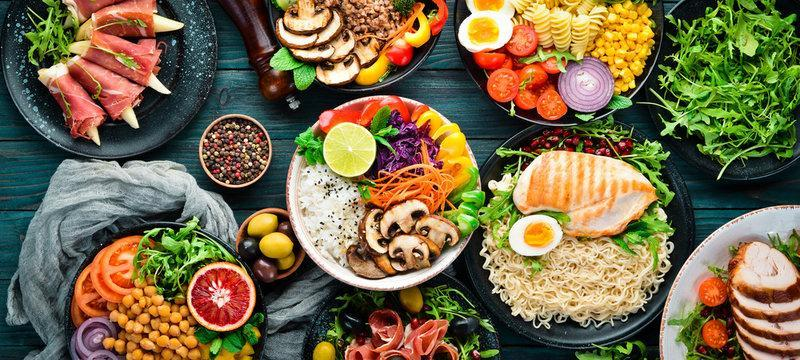
#> input picture assets/food.jpg, 800 x 360 px
$ python task2_histEq.py
#> lines starting #> are read from the running program, lines starting #| are printed output that depends on the picture
import cv2
import numpy as np
import matplotlib.pyplot as plt
import os

# Load grayscale image
img = cv2.imread('assets/food.jpg')
#> img is the input picture: shape (360, 800, 3); mean B, G, R 74.9, 107, 119.8
gray = cv2.cvtColor(img, cv2.COLOR_BGR2GRAY)
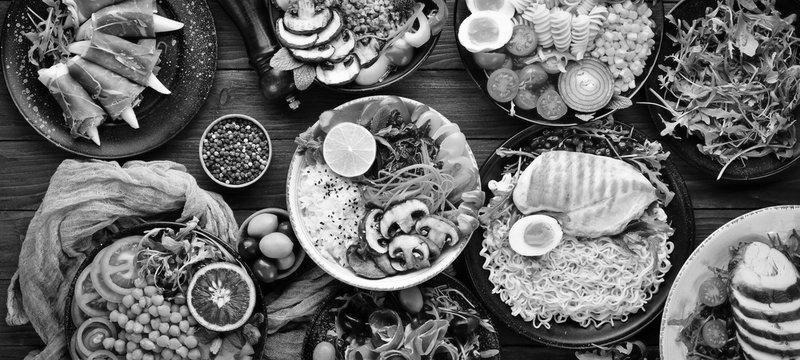
#> gray: shape (360, 800); min 0, max 255, mean 107.2

# -----------------------------
# Step 1: Manual Histogram Computation
# -----------------------------
hist_manual = np.zeros(256, dtype=int)
for pixel in gray.flatten():
    hist_manual[pixel] += 1
#> this loop made 288000 passes
#> pixel on passes 1 to 3: 6, 12, 15
#> after the loop, hist_manual = 256 values, max 2268 at index 16, min 77 at index 255, mean 1125

# -----------------------------
# Step 2: OpenCV Histogram Equalization
# -----------------------------
equalized_cv = cv2.equalizeHist(gray)
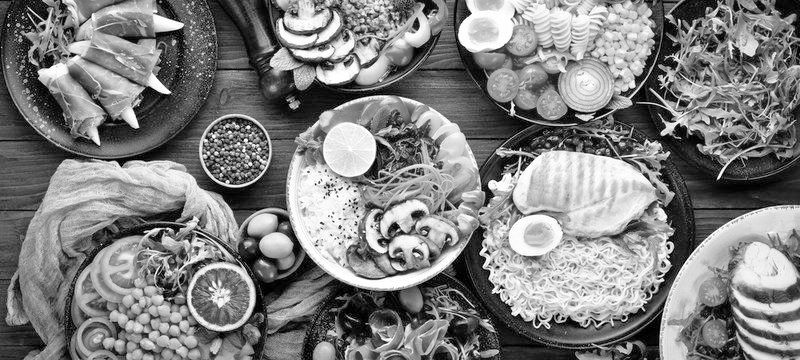
#> equalized_cv: shape (360, 800); min 0, max 255, mean 127.9

# -----------------------------
# Step 3: Manual Histogram Equalization
# -----------------------------
cdf = hist_manual.cumsum()
#> cdf = 256 values from 238 to 288000
cdf_normalized = (cdf - cdf.min()) * 255 / (cdf.max() - cdf.min())
#> cdf_normalized = 256 values from 0 to 255
cdf_normalized = cdf_normalized.astype(np.uint8)

equalized_manual = cdf_normalized[gray]

# -----------------------------
# Step 4: Plotting
# -----------------------------
fig, axes = plt.subplots(3, 3, figsize=(15, 10))
ax = axes.ravel()

# Original image and histogram
ax[0].imshow(gray, cmap='gray')
ax[0].set_title('Original Grayscale')
ax[0].axis('off')

ax[1].bar(np.arange(256), hist_manual, color='black')
ax[1].set_title('Original Histogram (Manual)')

ax[2].hist(gray.ravel(), bins=256, range=(0, 256), color='gray')
ax[2].set_title('Original Histogram (cv2 calc)')

# OpenCV Equalized
ax[3].imshow(equalized_cv, cmap='gray')
ax[3].set_title('Equalized (OpenCV)')
ax[3].axis('off')

ax[4].hist(equalized_cv.ravel(), bins=256, range=(0, 256), color='gray')
ax[4].set_title('Equalized Histogram (OpenCV)')

# Manual Equalized
ax[6].imshow(equalized_manual, cmap='gray')
ax[6].set_title('Equalized (Manual)')
ax[6].axis('off')

ax[5].axis('off')
ax[8].axis('off')

hist_eq_manual = np.zeros(256, dtype=int)
for pix in equalized_manual.flatten():
    hist_eq_manual[pix] += 1
#> this loop made 288000 passes
#> pix on passes 1 to 3: 7, 17, 23
#> after the loop, hist_eq_manual = 256 values, max 2268 at index 25, min 0 at index 5, mean 1125

ax[7].bar(np.arange(256), hist_eq_manual, color='black')
ax[7].set_title('Equalized Histogram (Manual)')

plt.tight_layout()
os.makedirs("outputs/hist_eq", exist_ok=True)
cv2.imwrite("outputs/hist_eq/equalized_cv.jpg", equalized_cv)
cv2.imwrite("outputs/hist_eq/equalized_manual.jpg", equalized_manual)
plt.savefig("outputs/hist_eq/histogram_comparison.png")
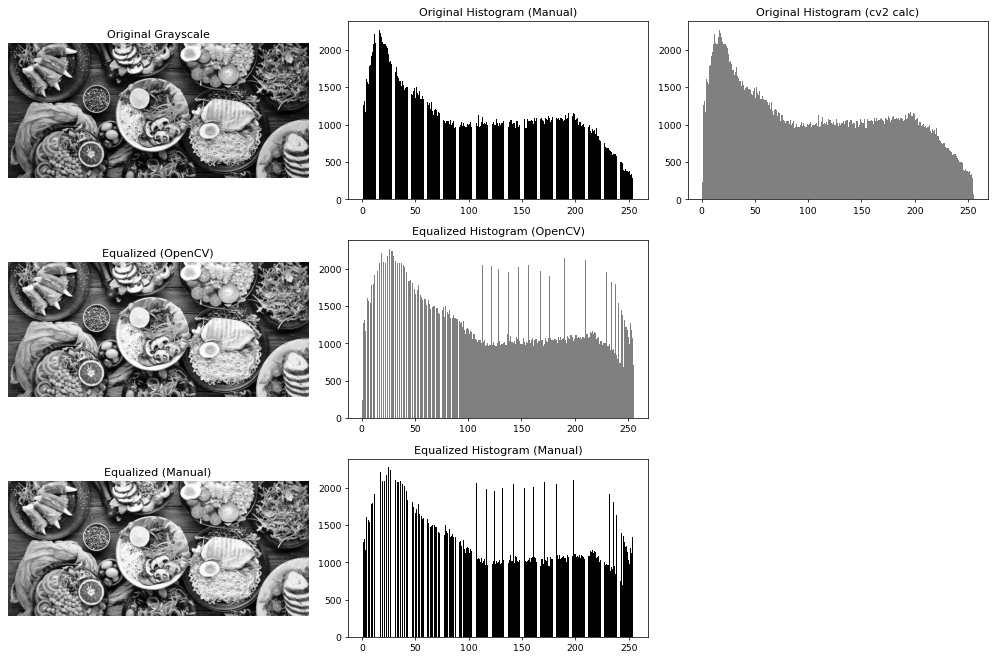
#> figure drawn by matplotlib, 7 panels; panel 2: tallest bar 2268 high, from x = 15.6 to 16.4; panel 3: tallest bar 2268 high, from x = 16 to 17; panel 5: tallest bar 2268 high, from x = 26 to 27; panel 7: tallest bar 2268 high, from x = 24.6 to 25.4
plt.show()

$ run again, with assets/apple.png saved as assets/food.jpg
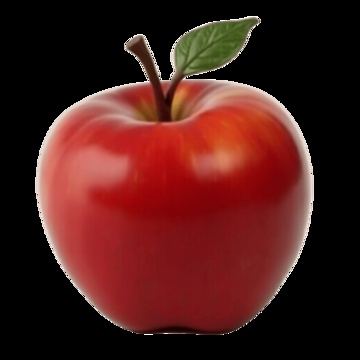
#> input picture assets/apple.png, 360 x 360 px
#> img is the input picture: shape (360, 360, 3); mean B, G, R 25.9, 29.2, 75.5
#> `gray = cv2.cvtColor(img, cv2.COLOR_BGR2GRAY)`:
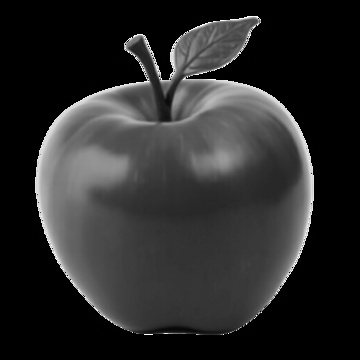
#> gray: shape (360, 360); min 0, max 255, mean 42.7
#> after the loop `for pixel in gray.flatten():`: hist_manual = 256 values, max 62769 at index 0, min 1 at index 255, mean 506.2
#> `equalized_cv = cv2.equalizeHist(gray)`:
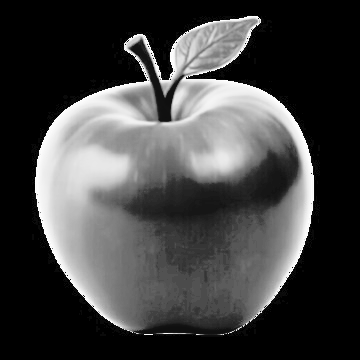
#> equalized_cv: shape (360, 360); min 0, max 255, mean 66.5
#> cdf = 256 values from 62769 to 129600
#> cdf_normalized = 256 values from 0 to 255
#> after the loop `for pix in equalized_manual.flatten():`: hist_eq_manual = 256 values, max 62769 at index 0, min 0 at index 1, mean 506.2
